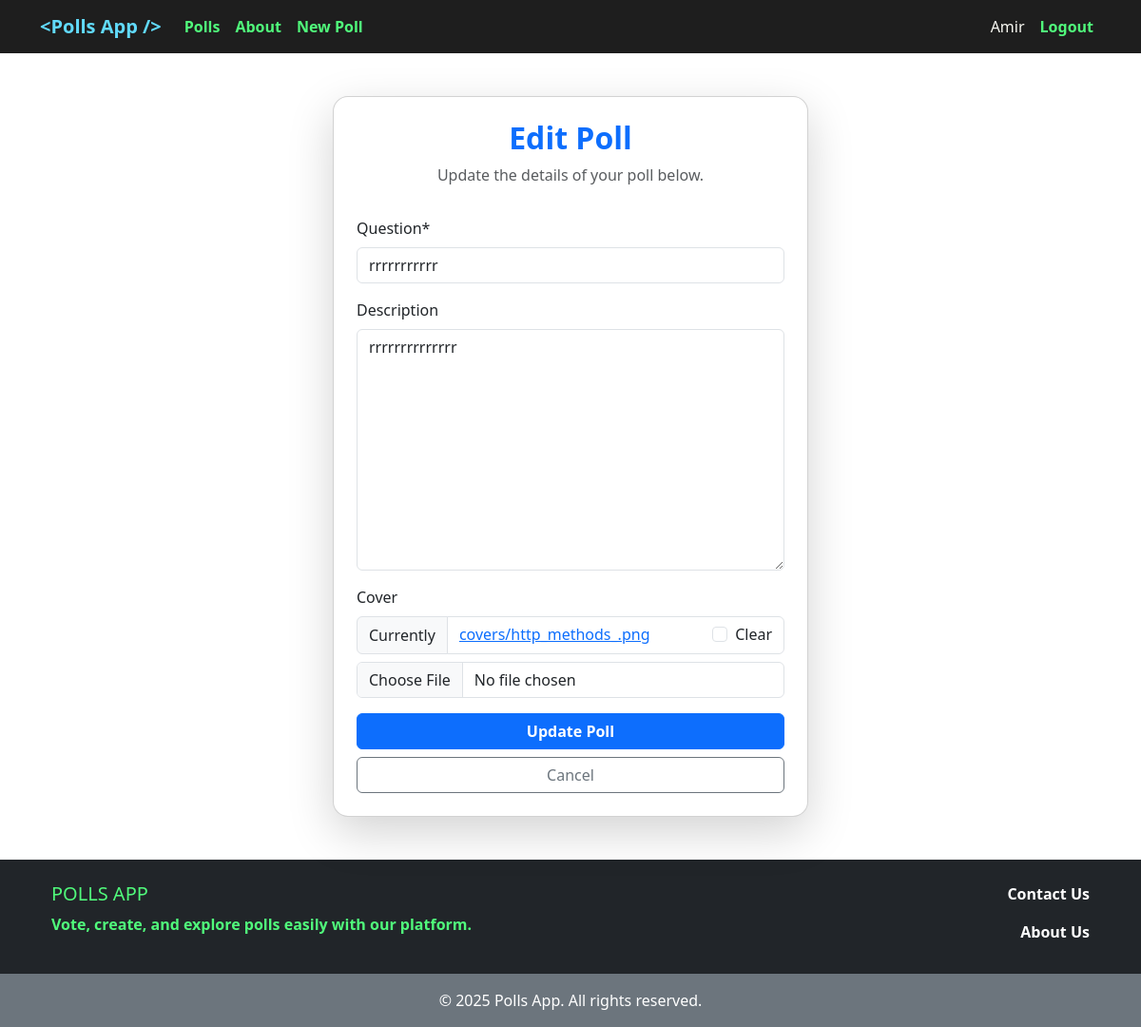
Page /poll/13/edit/ (signed in) on the committed database.
### accounts/models.py (models this page shows)
class CustomUser(AbstractUser):
    ROLE_CHOICES = [
        ('M', 'Manager'),
        ('E', 'Employee'),
        ('S', 'Student'),
        ('O', 'Other'),
    ]
    role = models.CharField(choices=ROLE_CHOICES, max_length=1, default=ROLE_CHOICES[3][0])

### polls/models.py (models this page shows, shortened)
class Poll(models.Model):
    question = models.CharField(max_length=700)
    user = models.ForeignKey(get_user_model(), on_delete=models.CASCADE)
    description = models.TextField(blank=True)
    cover = models.ImageField(upload_to='covers/', blank=True)
    up_vote = models.PositiveIntegerField(default=0)
    down_vote = models.PositiveIntegerField(default=0)
    upvoted_by = models.ManyToManyField(get_user_model(), related_name='upvoted_polls', blank=True)
    downvoted_by = models.ManyToManyField(get_user_model(), related_name='downvoted_polls', blank=True)
    datetime_created = models.DateTimeField(auto_now_add=True)
    datetime_modified = models.DateTimeField(auto_now=True)
    def get_absolute_url(self):
        return reverse('poll_detail', kwargs={'pk': self.pk})

### polls/views.py (the view)
# urls.py: path('poll/<int:pk>/edit/', poll_update_view, name='poll_update'),
@login_required
def poll_update_view(request, pk):
    poll = get_object_or_404(Poll, pk=pk)
    if request.user != poll.user:
        messages.error(request, "You are not allowed to edit this poll.")
        return redirect("polls_list")  # Redirect to poll list
    if request.method == "POST":
        form = PollForm(request.POST, request.FILES, instance=poll)
        if form.is_valid():
            form.save()
            messages.success(request, "Poll updated successfully!")
            return redirect("poll_detail", pk=poll.pk)
    else:
        form = PollForm(instance=poll)
    return render(request, "polls/poll_update.html", {"form": form, 'poll': poll})

### polls/forms.py
class PollForm(forms.ModelForm):
    class Meta:
        model = Poll
        fields = ['question', 'description', 'cover']

### polls/templates/polls/poll_update.html (shortened to what this page needs)
{% extends '_base.html' %}
{% load crispy_forms_tags %}
{% block content %}
    <div class="container d-flex justify-content-center align-items-center vh-100">
        <div class="card shadow-lg p-4 rounded-4 w-100" style="max-width: 500px;">
            <div class="text-center mb-3">
                <h2 class="fw-bold text-primary">Edit Poll</h2>
                <p class="text-muted">Update the details of your poll below.</p>
            </div>
            <form method="POST" enctype="multipart/form-data">
                <div class="mb-3">
                    {{ form|crispy }}
                </div>
                <button type="submit" class="btn btn-primary w-100 fw-bold">Update Poll</button>
                <a href="{{ poll.get_absolute_url }}" class="btn btn-outline-secondary w-100 mt-2">Cancel</a>
            </form>
        </div>
    </div>
{% endblock content %}

### templates/_base.html (shortened to what this page needs)
<!doctype html>
<html lang="en">
<head>
    <link href="https://cdn.jsdelivr.net/npm/bootstrap@5.3.3/dist/css/bootstrap.min.css"
          rel="stylesheet"
>
</head>
<body>
<nav class="navbar navbar-expand-lg navbar-dark" style="background-color: #1e1e1e;">
    <div class="container">
        <a class="navbar-brand" href="{% url 'polls_list' %}" style="font-weight: bold; color: #61dafb;">&lt;Polls App /&gt;</a>
        <div class="collapse navbar-collapse" id="navbarNav">
            <ul class="navbar-nav">
                <li class="nav-item">
                    <a class="nav-link" href="{% url 'polls_list' %}"
                       style="color: #50fa7b; font-weight: bold;">Polls</a>
                </li>
                <li class="nav-item">
                    <a class="nav-link" href="{% url 'aboutus' %}" style="color: #50fa7b; font-weight: bold;">About</a>
                </li>
                <li class="nav-item">
                    <a class="nav-link" href="{% url 'poll_create' %}" style="color: #50fa7b; font-weight: bold;">New Poll</a>
                </li>
            </ul>
            <ul class="navbar-nav ms-auto">
                {% if user.is_authenticated %}
                    <li class="nav-item">
                        <span class="nav-link" style="color: #f8f8f2;">{{ user.username|capfirst }}</span>
                    </li>
                    <li class="nav-item">
                        <a class="nav-link" href="{% url 'account_logout' %}"
                           style="color: #50fa7b; font-weight: bold;">Logout</a>
                    </li>
                {% endif %}
            </ul>
        </div>
    </div>
</nav>
<div class="content-wrapper container my-4">
    {% block content %}{% endblock content %}
</div>
<footer class="text-center text-lg-start bg-dark text-white mt-auto">
    <div class="container p-4">
        <div class="row">
            <div class="col-md-6" style="color: #50fa7b; font-weight: bold;">
                <h5 class="text-uppercase">Polls App</h5>
                <p>Vote, create, and explore polls easily with our platform.</p>
            </div>
            <div class="col-md-6 text-md-end">
                <a href="https://github.com/amahadnejad" class="text-white text-decoration-none fw-bold d-block">
                    Contact Us
                </a>
                <a href="{% url 'aboutus' %}" class="text-white text-decoration-none fw-bold d-block mt-3">
                    About Us
                </a>
            </div>
        </div>
    </div>
    <div class="text-center p-3 bg-secondary">
        © 2025 Polls App. All rights reserved.
    </div>
</footer>
</body>
</html>

### templates/_base.html (style rules this page uses)
html, body { height: 100%; margin: 0; display: flex; flex-direction: column; }
.content-wrapper { flex: 1; }

### rows in the picture
CustomUser: username "Amir"
Poll: question "rrrrrrrrrrr", description "rrrrrrrrrrrrrr"
